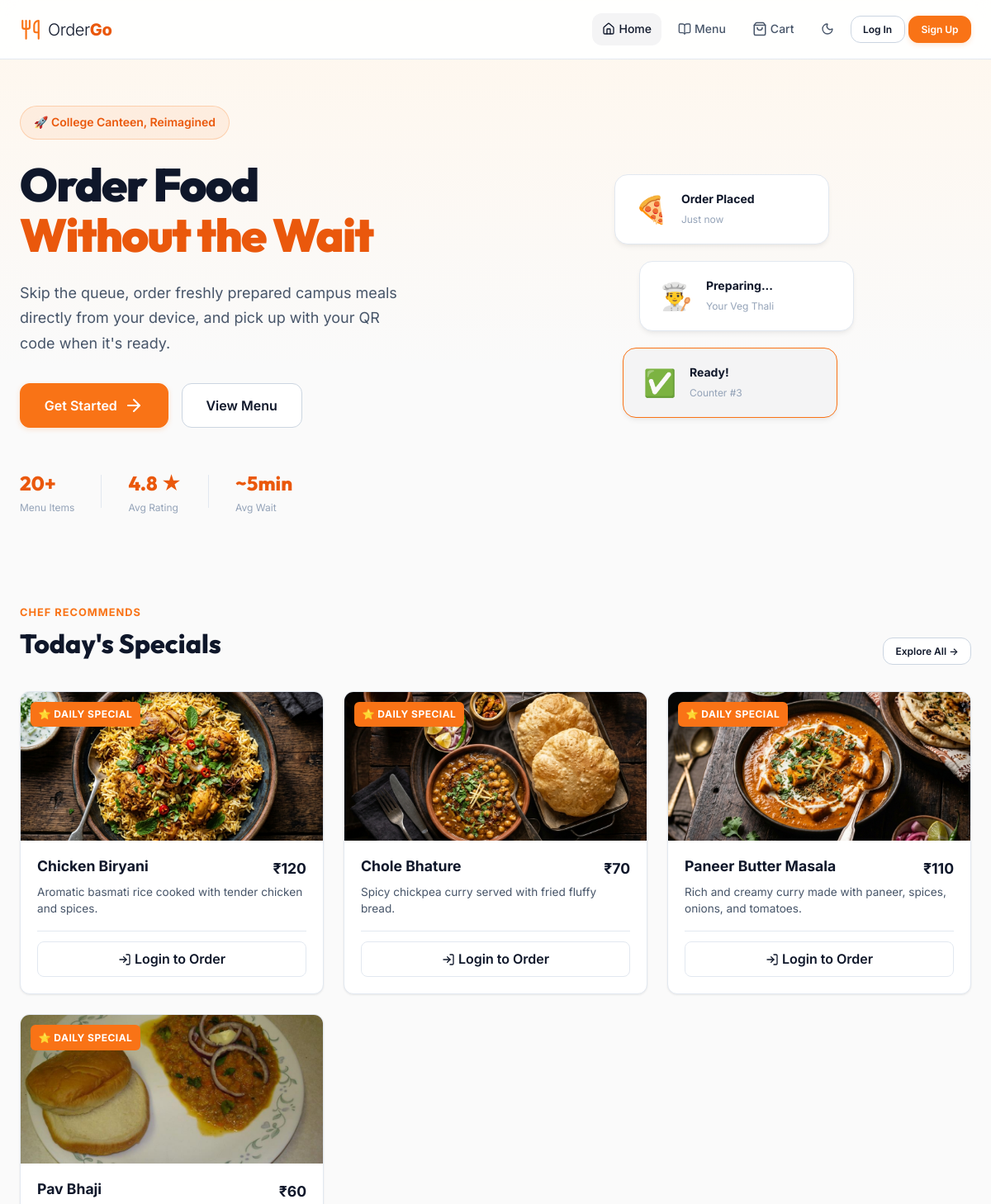
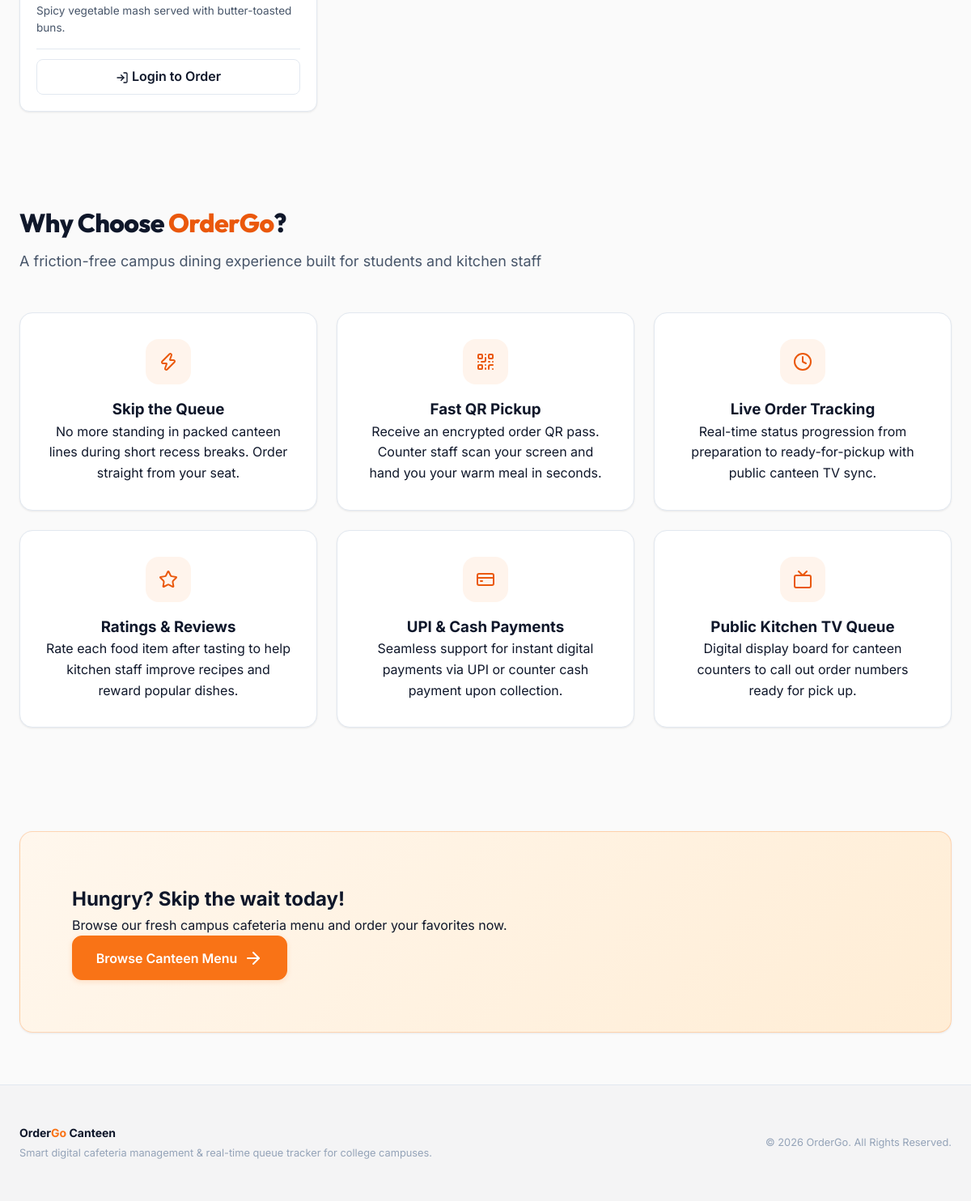
The page / on the database its author committed (2 pictures, top to bottom).
### tables this page shows
CREATE TABLE IF NOT EXISTS odg_menu_items (
  item_id INT AUTO_INCREMENT PRIMARY KEY,
  name VARCHAR(255) NOT NULL,
  description TEXT,
  category ENUM('breakfast', 'lunch', 'snacks', 'beverages', 'desserts') NOT NULL,
  price DECIMAL(10, 2) NOT NULL,
  stock INT DEFAULT 50,
  image_url VARCHAR(255),
  is_available BOOLEAN DEFAULT 1,
  is_daily_special BOOLEAN DEFAULT 0,
  created_at DATETIME DEFAULT CURRENT_TIMESTAMP
);

### includes/auth.php (called while the page is built, shortened)
<?php
function is_logged_in(): bool {
    return isset($_SESSION['user']) && !empty($_SESSION['user']['user_id']);
}

### includes/helpers.php (called while the page is built, shortened)
<?php
function format_price($price): string {
    $val = floatval($price);
    return '₹' . number_format($val, (floor($val) == $val ? 0 : 2));
}
function get_image_url(?string $path): string {
    if (str_starts_with($path, 'assets/') || str_starts_with($path, 'uploads/')) {
        return ROOT_PATH . '/' . $path;
    }
    return ROOT_PATH . '/' . $path;
}

### index.php (the view, shortened to what this page needs)
<?php
require_once __DIR__ . '/includes/helpers.php';
require_once __DIR__ . '/includes/auth.php';
$db = get_db();
$stmt = $db->query("SELECT * FROM odg_menu_items WHERE is_daily_special = 1 AND is_available = 1 LIMIT 4");
$specials = $stmt->fetchAll();
require __DIR__ . '/includes/header.php';
?>
<div class="home-page">
  <section class="hero">
    <div class="container hero-content">
      <div class="hero-text">
        <span class="hero-badge">🚀 College Canteen, Reimagined</span>
        <h1 class="hero-title">
          Order Food <br />
          <span class="hero-gradient">Without the Wait</span>
        </h1>
        <p class="hero-subtitle">
          Skip the queue, order freshly prepared campus meals directly from your device, and pick up with your QR code when it's ready.
        </p>
        <div class="hero-actions">
          <?php if (!is_logged_in()): ?>
            <a href="<?= ROOT_PATH ?>/register.php" class="btn btn-primary btn-lg">
              Get Started <i data-lucide="arrow-right"></i>
            </a>
            <a href="<?= ROOT_PATH ?>/menu.php" class="btn btn-secondary btn-lg">View Menu</a>
          <?php elseif (user_role() === 'admin'): ?>
            <a href="<?= ROOT_PATH ?>/admin/index.php" class="btn btn-primary btn-lg">
              Admin Portal <i data-lucide="arrow-right"></i>
            </a>
          <?php elseif (user_role() === 'staff'): ?>
            <a href="<?= ROOT_PATH ?>/staff/index.php" class="btn btn-primary btn-lg">
              Kitchen Dashboard <i data-lucide="arrow-right"></i>
            </a>
          <?php endif; ?>
        </div>
        <div class="hero-stats">
          <div class="hero-stat">
            <strong>20+</strong>
            <span>Menu Items</span>
          </div>
          <div class="hero-stat">
            <strong>4.8 ★</strong>
            <span>Avg Rating</span>
          </div>
          <div class="hero-stat">
            <strong>~5min</strong>
            <span>Avg Wait</span>
          </div>
        </div>
      </div>
      <div class="hero-visual">
        <div class="hero-card-stack">
          <div class="hero-float-card card-1">
            <span>🍕</span>
            <div><strong>Order Placed</strong><small>Just now</small></div>
          </div>
          <div class="hero-float-card card-2">
            <span>👨‍🍳</span>
            <div><strong>Preparing...</strong><small>Your Veg Thali</small></div>
          </div>
          <div class="hero-float-card card-3">
            <span>✅</span>
            <div><strong>Ready!</strong><small>Counter #3</small></div>
          </div>
        </div>
      </div>
    </div>
  </section>
  <?php if (!empty($specials)): ?>
    <section class="container" style="padding: 3rem 1.5rem;">
      <div style="display: flex; justify-content: space-between; align-items: flex-end; margin-bottom: 2rem;">
        <div>
          <span style="color: var(--accent-primary); font-weight: 700; text-transform: uppercase; font-size: 0.8rem; letter-spacing: 1px;">Chef Recommends</span>
          <h2 style="font-family: var(--font-display); font-size: 2rem; font-weight: 800; color: var(--text-primary);">Today's Specials</h2>
        </div>
        <a href="<?= ROOT_PATH ?>/menu.php" class="btn btn-secondary btn-sm">Explore All &rarr;</a>
      </div>
      <div class="menu-grid">
        <?php foreach ($specials as $item): ?>
          <div class="glass-card menu-card" data-cart-item-id="<?= $item['item_id'] ?>">
            <span class="badge badge-special menu-card-badge">⭐ Daily Special</span>
            <div class="menu-card-image" onclick="window.location.href='menu.php?item=<?= $item['item_id'] ?>'">
              <img src="<?= get_image_url($item['image_url']) ?>" alt="<?= htmlspecialchars($item['name']) ?>" class="menu-card-img" loading="lazy">
            </div>
            <div class="menu-card-content">
              <div class="menu-card-header">
                <h3 class="menu-card-name" onclick="window.location.href='menu.php?item=<?= $item['item_id'] ?>'"><?= htmlspecialchars($item['name']) ?></h3>
                <span class="menu-card-price"><?= format_price($item['price']) ?></span>
              </div>
              <p class="menu-card-desc"><?= htmlspecialchars($item['description']) ?></p>
              <div class="menu-card-actions">
                <?php if (is_logged_in()): ?>
                  <button class="btn-add-cart"
                          onclick="Cart.addItem({item_id: <?= $item['item_id'] ?>, name: '<?= addslashes($item['name']) ?>', price: <?= $item['price'] ?>, image_url: '<?= addslashes(get_image_url($item['image_url'])) ?>'})">
                    <span class="show-on-mobile">ADD</span>
                    <span class="hide-on-mobile"><i data-lucide="plus" style="width:16px;height:16px;vertical-align:middle;"></i> Add to Cart</span>
                  </button>
                  <div class="quantity-control" style="display: none;">
                    <button class="qty-btn" onclick="Cart.updateQuantity(<?= $item['item_id'] ?>, Cart.getItems().find(i => i.item_id === <?= $item['item_id'] ?>)?.quantity - 1 || 0)">-</button>
                    <span class="qty-value">1</span>
                    <button class="qty-btn" onclick="Cart.updateQuantity(<?= $item['item_id'] ?>, (Cart.getItems().find(i => i.item_id === <?= $item['item_id'] ?>)?.quantity || 0) + 1)">+</button>
                  </div>
                <?php else: ?>
                  <a href="<?= ROOT_PATH ?>/login.php" class="btn-login-order">
                    <span class="hide-on-mobile"><i data-lucide="log-in" style="width:16px;height:16px;vertical-align:middle;"></i> Login to Order</span>
                  </a>
                <?php endif; ?>
              </div>
            </div>
          </div>
        <?php endforeach; ?>
      </div>
    </section>
  <?php endif; ?>
  <section class="features-section">
    <div class="container">
      <div class="text-center" style="margin-bottom: 3rem;">
        <h2 class="page-title">Why Choose <span class="hero-gradient">OrderGo</span>?</h2>
        <p class="page-subtitle">A friction-free campus dining experience built for students and kitchen staff</p>
      </div>
      <div class="features-grid">
        <div class="glass-card feature-card">
          <div class="feature-icon"><i data-lucide="zap"></i></div>
          <h3>Skip the Queue</h3>
          <p>No more standing in packed canteen lines during short recess breaks. Order straight from your seat.</p>
        </div>
        <div class="glass-card feature-card">
          <div class="feature-icon"><i data-lucide="qr-code"></i></div>
          <h3>Fast QR Pickup</h3>
          <p>Receive an encrypted order QR pass. Counter staff scan your screen and hand you your warm meal in seconds.</p>
        </div>
        <div class="glass-card feature-card">
          <div class="feature-icon"><i data-lucide="clock"></i></div>
          <h3>Live Order Tracking</h3>
          <p>Real-time status progression from preparation to ready-for-pickup with public canteen TV sync.</p>
        </div>
        <div class="glass-card feature-card">
          <div class="feature-icon"><i data-lucide="star"></i></div>
          <h3>Ratings & Reviews</h3>
          <p>Rate each food item after tasting to help kitchen staff improve recipes and reward popular dishes.</p>
        </div>
        <div class="glass-card feature-card">
          <div class="feature-icon"><i data-lucide="credit-card"></i></div>
          <h3>UPI & Cash Payments</h3>
          <p>Seamless support for instant digital payments via UPI or counter cash payment upon collection.</p>
        </div>
        <div class="glass-card feature-card">
          <div class="feature-icon"><i data-lucide="tv"></i></div>
          <h3>Public Kitchen TV Queue</h3>
          <p>Digital display board for canteen counters to call out order numbers ready for pick up.</p>
        </div>
      </div>
    </div>
  </section>
  <section class="cta-section">
    <div class="container text-center">
      <div class="glass-card cta-card">
        <h2>Hungry? Skip the wait today!</h2>
        <p>Browse our fresh campus cafeteria menu and order your favorites now.</p>
        <a href="<?= ROOT_PATH ?>/menu.php" class="btn btn-primary btn-lg">
          Browse Canteen Menu <i data-lucide="arrow-right"></i>
        </a>
      </div>
    </div>
  </section>
</div>
<?php require __DIR__ . '/includes/footer.php'; ?>

### rows shown on the page
odg_menu_items: image_url (picture), name "Chicken Biryani", price "₹120", description "Aromatic basmati rice cooked with tender chicken and spices."
odg_menu_items: image_url (picture), name "Chole Bhature", price "₹70", description "Spicy chickpea curry served with fried fluffy bread."
odg_menu_items: image_url (picture), name "Paneer Butter Masala", price "₹110", description "Rich and creamy curry made with paneer, spices, onions, and tomatoes."
odg_menu_items: image_url (picture), name "Pav Bhaji", price "₹60", description "Spicy vegetable mash served with butter-toasted buns."
